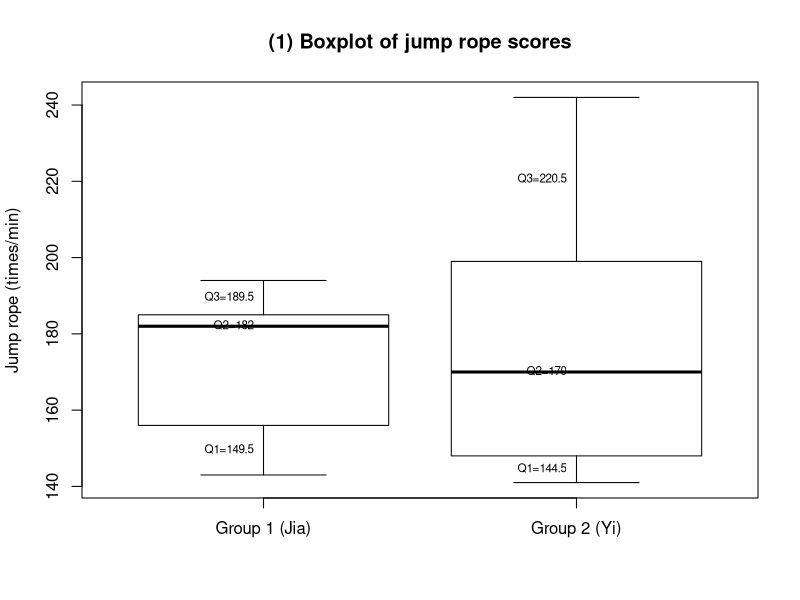

Generate this figure with R: (Note: this script raises an error after producing the figure.)
setwd("C:/Users/18904/Github/junior-mathematics/codes")

# week121 boxplot for jump rope data

draw1 = function(){
  g1 = c(143, 156, 182, 185, 194)
  g2 = c(141, 148, 170, 199, 242)
  cairo_pdf("../figures/week121-1.pdf", width=8, height=4, family="sans")
  boxplot(g1, g2, names=c("Group 1 (Jia)", "Group 2 (Yi)"),
    ylab="Jump rope (times/min)", main="(1) Boxplot of jump rope scores",
    col=NULL, lty=1, axes=TRUE)
  abline(h=0, lty=3)
  text(1, 149.5, "Q1=149.5", pos=2, cex=0.7)
  text(1, 182, "Q2=182", pos=2, cex=0.7)
  text(1, 189.5, "Q3=189.5", pos=2, cex=0.7)
  text(2, 144.5, "Q1=144.5", pos=2, cex=0.7)
  text(2, 170, "Q2=170", pos=2, cex=0.7)
  text(2, 220.5, "Q3=220.5", pos=2, cex=0.7)
  dev.off()
  svglite::svglite("../figures/week121-1.svg", width=8, height=4)
  boxplot(g1, g2, names=c("Group 1 (Jia)", "Group 2 (Yi)"),
    ylab="Jump rope (times/min)", main="(1) Boxplot of jump rope scores",
    col=NULL, lty=1, axes=TRUE)
  abline(h=0, lty=3)
  text(1, 149.5, "Q1=149.5", pos=2, cex=0.7)
  text(1, 182, "Q2=182", pos=2, cex=0.7)
  text(1, 189.5, "Q3=189.5", pos=2, cex=0.7)
  text(2, 144.5, "Q1=144.5", pos=2, cex=0.7)
  text(2, 170, "Q2=170", pos=2, cex=0.7)
  text(2, 220.5, "Q3=220.5", pos=2, cex=0.7)
  dev.off()
}

draw1()
